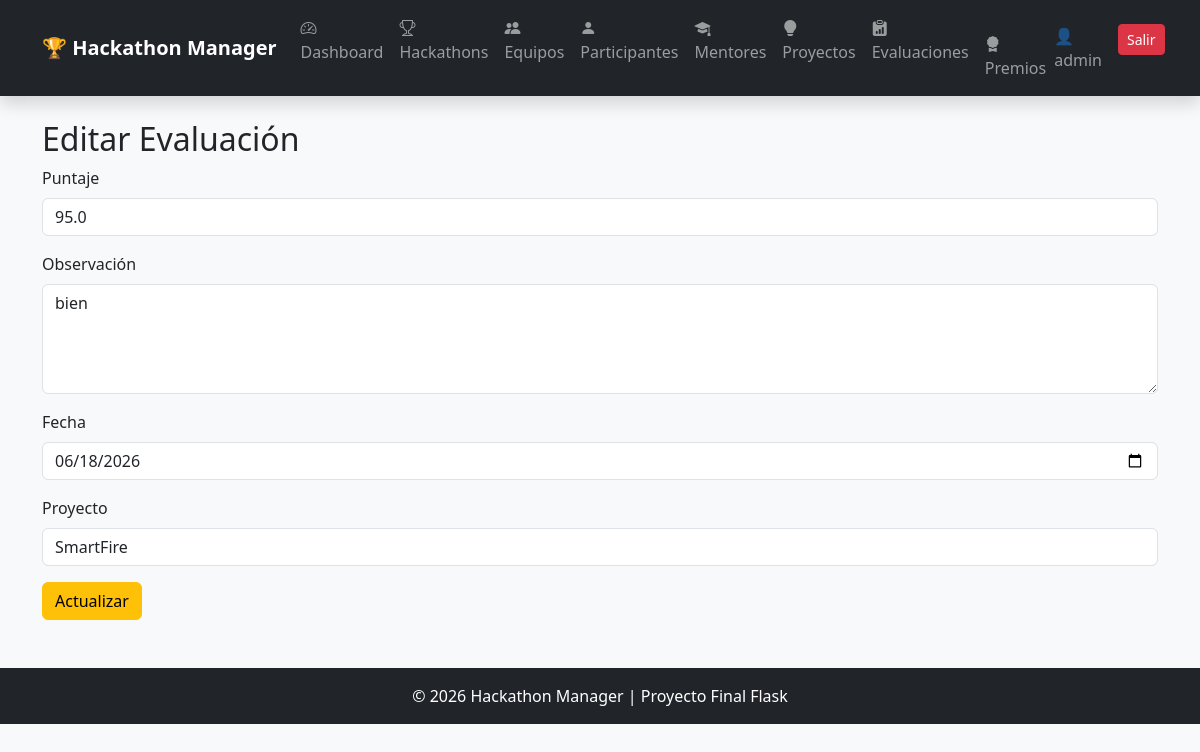
Screenshot of /evaluaciones/editar/1 (signed in) with the database file from the repository.
### app/models/usuario.py (models this page shows, shortened)
class Usuario(UserMixin, db.Model):
    __tablename__ = "usuarios"
    id = db.Column(
        db.Integer,
        primary_key=True
    )
    nombre = db.Column(
        db.String(100),
        nullable=False
    )
    email = db.Column(
        db.String(100),
        unique=True,
        nullable=False
    )
    username = db.Column(
        db.String(50),
        unique=True,
        nullable=False
    )
    password = db.Column(
        db.String(255),
        nullable=False
    )
    rol_id = db.Column(
        db.Integer,
        db.ForeignKey("roles.id"),
        nullable=False
    )

### app/models/evaluacion.py (models this page shows, shortened)
class Evaluacion(db.Model):
    __tablename__ = "evaluaciones"
    id = db.Column(
        db.Integer,
        primary_key=True
    )
    puntaje = db.Column(
        db.Float,
        nullable=False
    )
    observacion = db.Column(
        db.Text
    )
    fecha = db.Column(
        db.String(20)
    )
    proyecto_id = db.Column(
        db.Integer,
        db.ForeignKey("proyectos.id"),
        nullable=False
    )

### app/models/proyecto.py (models this page shows, shortened)
class Proyecto(db.Model):
    __tablename__ = "proyectos"
    id = db.Column(
        db.Integer,
        primary_key=True
    )
    nombre = db.Column(
        db.String(150),
        nullable=False
    )
    descripcion = db.Column(
        db.Text,
        nullable=False
    )
    tecnologia = db.Column(
        db.String(100),
        nullable=False
    )
    estado = db.Column(
        db.String(50),
        default="En desarrollo"
    )
    equipo_id = db.Column(
        db.Integer,
        db.ForeignKey("equipos.id"),
        nullable=False
    )
    evaluaciones = db.relationship(
    "Evaluacion",
    backref="proyecto",
    lazy=True
)

### app/evaluaciones/routes.py (the view, shortened to what this page needs)
@evaluacion_bp.route(
    "/evaluaciones/editar/<int:id>",
    methods=["GET", "POST"]
)
@login_required
def editar_evaluacion(id):
    evaluacion = Evaluacion.query.get_or_404(id)
    proyectos = Proyecto.query.all()
    return render_template(
        "evaluaciones/editar.html",
        evaluacion=evaluacion,
        proyectos=proyectos
    )

### app/templates/evaluaciones/editar.html
{% extends 'base.html' %}
{% block content %}
<h2>Editar Evaluación</h2>
<form method="POST">
    <div class="mb-3">
        <label class="form-label">Puntaje</label>
        <input
            type="number"
            step="0.01"
            name="puntaje"
            value="{{ evaluacion.puntaje }}"
            class="form-control"
            required>
    </div>
    <div class="mb-3">
        <label class="form-label">Observación</label>
        <textarea
            name="observacion"
            class="form-control"
            rows="4">{{ evaluacion.observacion }}</textarea>
    </div>
    <div class="mb-3">
        <label class="form-label">Fecha</label>
        <input
            type="date"
            name="fecha"
            value="{{ evaluacion.fecha }}"
            class="form-control"
            required>
    </div>
    <div class="mb-3">
        <label class="form-label">
            Proyecto
        </label>
        <select
            name="proyecto_id"
            class="form-control">
            {% for proyecto in proyectos %}
            <option
                value="{{ proyecto.id }}"
                {% if proyecto.id == evaluacion.proyecto_id %}
                selected
                {% endif %}
            >
                {{ proyecto.nombre }}
            </option>
            {% endfor %}
        </select>
    </div>
    <button class="btn btn-warning">
        Actualizar
    </button>
</form>
{% endblock %}

### app/templates/base.html (shortened to what this page needs)
<!DOCTYPE html>
<html lang="es">
<head>
    <link href="https://cdn.jsdelivr.net/npm/bootstrap@5.3.7/dist/css/bootstrap.min.css"
          rel="stylesheet">
    <link rel="stylesheet"
          href="https://cdn.jsdelivr.net/npm/bootstrap-icons@1.11.3/font/bootstrap-icons.min.css">
    <link
rel="stylesheet"
href="{{ url_for('static', filename='css/style.css') }}">
</head>
<body class="bg-light">
<nav class="navbar navbar-expand-lg navbar-dark bg-dark shadow">
    <div class="container">
        <a class="navbar-brand fw-bold"
           href="/">
            🏆 Hackathon Manager
        </a>
        <div class="collapse navbar-collapse"
             id="menu">
            <ul class="navbar-nav me-auto">
                {% if current_user.is_authenticated %}
                <li class="nav-item">
                    <a class="nav-link" href="/dashboard">
                        <i class="bi bi-speedometer2"></i>
                        Dashboard
                    </a>
                </li>
                <li class="nav-item">
                    <a class="nav-link" href="/hackathons">
                        <i class="bi bi-trophy"></i>
                        Hackathons
                    </a>
                </li>
                <li class="nav-item">
                    <a class="nav-link" href="/equipos">
                        <i class="bi bi-people-fill"></i>
                        Equipos
                    </a>
                </li>
                <li class="nav-item">
                    <a class="nav-link" href="/participantes">
                        <i class="bi bi-person-fill"></i>
                        Participantes
                    </a>
                </li>
                <li class="nav-item">
                    <a class="nav-link" href="/mentores">
                        <i class="bi bi-mortarboard-fill"></i>
                        Mentores
                    </a>
                </li>
                <li class="nav-item">
                    <a class="nav-link" href="/proyectos">
                        <i class="bi bi-lightbulb-fill"></i>
                        Proyectos
                    </a>
                </li>
                <li class="nav-item">
                    <a class="nav-link" href="/evaluaciones">
                        <i class="bi bi-clipboard-data-fill"></i>
                        Evaluaciones
                        <li class="nav-item">
    <a class="nav-link" href="/premios">
        <i class="bi bi-award-fill"></i>
        Premios
    </a>
</li>
                    </a>
                </li>
                {% endif %}
            </ul>
            <ul class="navbar-nav">
                {% if current_user.is_authenticated %}
                <li class="nav-item">
                    <span class="navbar-text me-3">
                        👤 {{ current_user.username }}
                    </span>
                </li>
                <li class="nav-item">
                    <a class="btn btn-danger btn-sm"
                       href="/logout">
                        Salir
                    </a>
                </li>
                {% endif %}
            </ul>
        </div>
    </div>
</nav>
<div class="container mt-4">
    {% block content %}
    {% endblock %}
</div>
<footer class="bg-dark text-white text-center mt-5 p-3">
    © 2026 Hackathon Manager | Proyecto Final Flask
</footer>
</body>
</html>

### app/static/css/style.css (style rules this page uses)
body { background:#f4f7fc; }

### rows the page displays
Usuario: username "admin"
Evaluacion: puntaje "95.0", observacion "bien", fecha "06/18/2026", proyecto_id "SmartFire"
